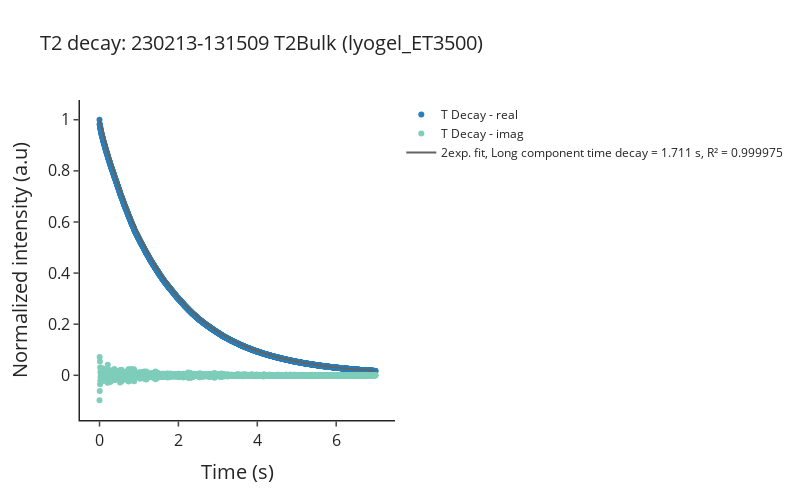

The notebook cell saved with this chart:
### Markdown cell above
#### Process and plot data

### Code cell
# Define experiment filename
T2Bulk_filename = '230213-131509 T2Bulk (lyogel_ET3500)'

# Process experiment data
experiment = spinsolveproc.SpinsolveExperiment(data_filepath / T2Bulk_filename)
experiment.load()
output_dict = experiment.process()
figure, experiment_name = experiment.plot(output_dict,num_exponentials=2)#num_exponentials optional parameter, default 1
figure[0].show()

### Figure 1 — Plotly figure (JSON) as saved in the notebook; plotly's stock layout.template omitted (floating-point values rounded to 4 significant figures; data arrays with more than 128 entries replaced by an {"elided": "..."} marker saying what was removed)
{"data": [{"marker": {"color": "#2C7FB8"}, "mode": "markers", "name": "T Decay - real", "type": "scatter", "x": {"elided": "2000 float values"}, "y": {"elided": "2000 float values"}}, {"marker": {"color": "#7FCDBB"}, "mode": "markers", "name": "T Decay - imag", "type": "scatter", "x": {"elided": "2000 float values"}, "y": {"elided": "2000 float values"}}, {"marker": {"color": "#636363"}, "mode": "lines", "name": "2exp. fit, Long component time decay = 1.711 s, R² = 0.999975", "type": "scatter", "x": {"elided": "2000 float values"}, "y": {"elided": "2000 float values"}}], "layout": {"height": 500, "title": {"text": "T2 decay: 230213-131509 T2Bulk (lyogel_ET3500)"}, "width": 800, "xaxis": {"title": {"text": "Time (s)"}}, "yaxis": {"title": {"text": "Normalized intensity (a.u)"}}}}
